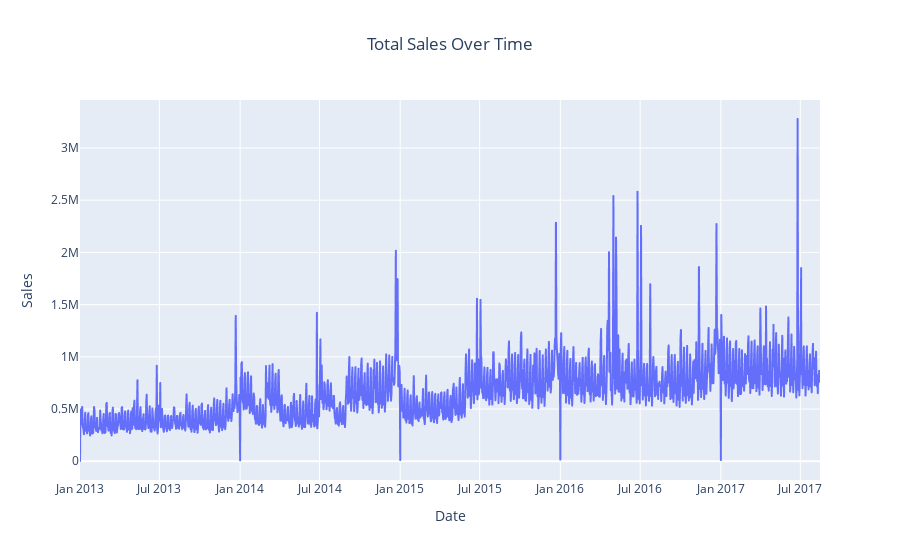

Source (notebook cell):
### Markdown cell above
# 📈 1. How Have Total Sales Evolved Over Time?

### Code cell
sales_over_time = df.groupby('date')['sales'].sum().reset_index()
fig = px.line(sales_over_time, x='date', y='sales', title="Total Sales Over Time")
fig.update_layout(
    xaxis_title="Date",
    yaxis_title="Sales",
    template="plotly",
    title_x=0.5
)
fig.write_html("../visualizations/interactive/sales_over_time.html")
fig.show()

### Figure 1 — Plotly figure (JSON) as saved in the notebook; plotly's stock layout.template omitted (floating-point values rounded to 4 significant figures; data arrays with more than 128 entries replaced by an {"elided": "..."} marker saying what was removed)
{"data": [{"hovertemplate": "date=%{x}<br>sales=%{y}<extra></extra>", "legendgroup": "", "line": {"color": "#636efa", "dash": "solid"}, "marker": {"symbol": "circle"}, "mode": "lines", "name": "", "showlegend": false, "type": "scattergl", "x": {"elided": "1684 str values"}, "xaxis": "x", "y": {"elided": "1684 float values"}, "yaxis": "y"}], "layout": {"legend": {"tracegroupgap": 0}, "title": {"text": "Total Sales Over Time", "x": 0.5}, "xaxis": {"anchor": "y", "domain": [0, 1], "title": {"text": "Date"}}, "yaxis": {"anchor": "x", "domain": [0, 1], "title": {"text": "Sales"}}}}
